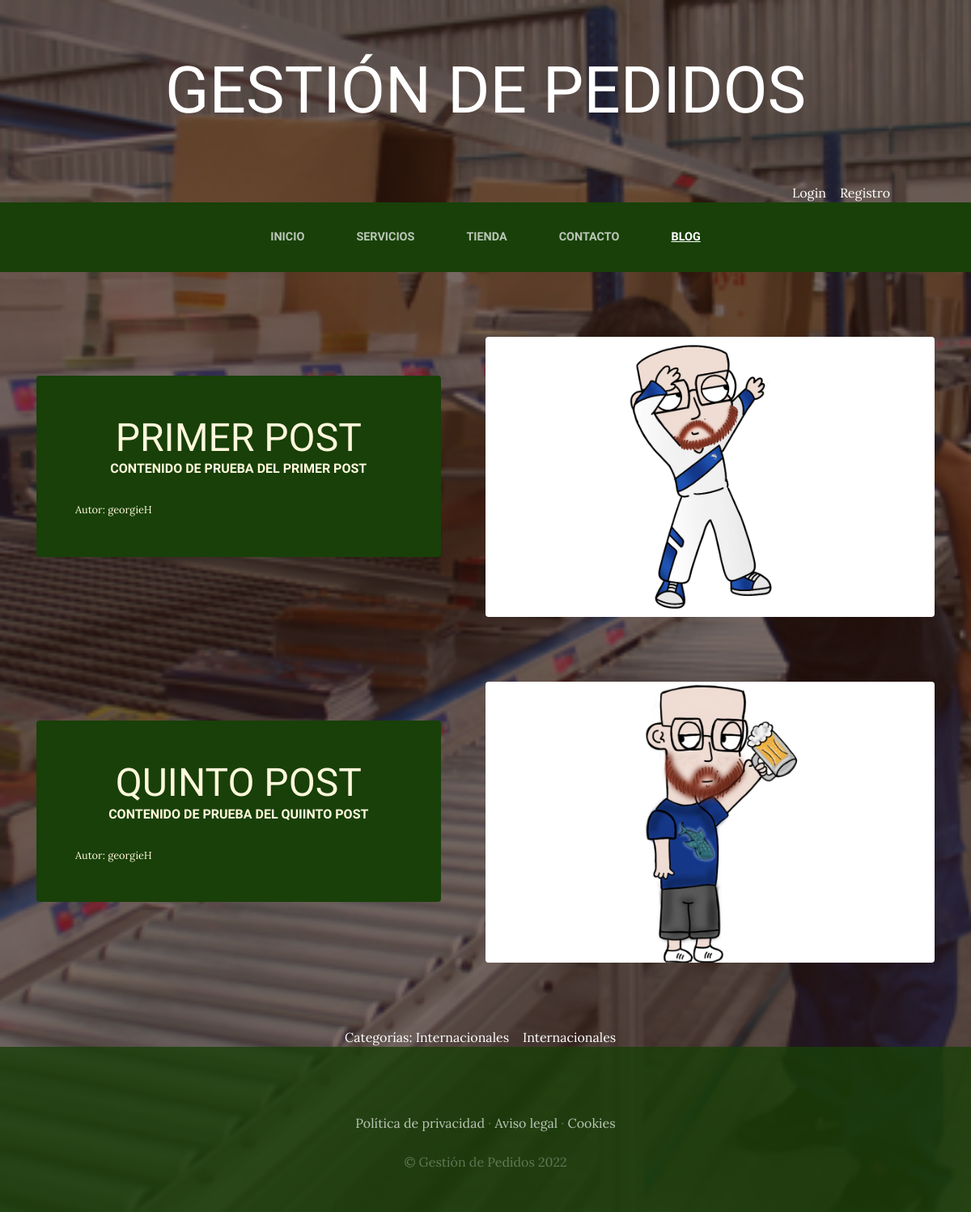
The app's page /blog/categoria/1/ with its own data.
### blog/models.py (models this page shows, shortened)
class Post(models.Model):
    titulo = models.CharField(max_length=50)
    contenido = models.CharField(max_length=50)
    imagen = models.ImageField(upload_to='blog', null=True, blank=True)
    autor = models.ForeignKey(User, on_delete=models.CASCADE)
    categorias = models.ManyToManyField(Categoria)
    created = models.DateTimeField(auto_now_add=True)
    updated = models.DateTimeField(auto_now_add=True)
    class Meta:
        verbose_name = 'post'
        verbose_name_plural = 'posts'

class Categoria(models.Model):
    nombre = models.CharField(max_length=50)
    created = models.DateTimeField(auto_now_add=True)
    updated = models.DateTimeField(auto_now_add=True)
    class Meta:
        verbose_name = 'categoria'
        verbose_name_plural = 'categorias'

### blog/views.py (the view)
# urls.py: path('categoria/<categoria_id>/', views.categoria, name="categoria"),
def categoria(request, categoria_id):
    categoria = Categoria.objects.get(id=categoria_id)
    posts = Post.objects.filter(categorias = categoria)
    return render(request, "blog/categoria.html", {'categoria': categoria, 'posts': posts})

### carro/context_processor.py (called while the page is built)
def importe_total_carro(request):
    total = 0
    if request.user.is_authenticated:
        for key, value in request.session["carro"].items():
            total = total + float(value["precio"])
    else:
        total = "Debes iniciar sesión"
    return {"importe_total_carro": total}

### blog/templates/blog/categoria.html
{% extends 'proyecto_web_app/base.html' %}
{% load static %}
{% block content %}
    {% for post in posts %}
    <section class="page-section clearfix">
        <div class="container">
            <div class="intro">
                <img class="intro-img img-fluid mb-3 mb-lg-0 rounded" src="{{post.imagen.url}}"  alt="" style="width: 50%; float:right;">
                <div class="intro-text left-0 text-center bg-faded p-5 rounded">
                    <h2 class="section-heading mb-4" >
                        <span class="section-heading-lower">{{post.titulo}}</span>
                        <span class="section-heading-upper">{{post.contenido}}</span>
                    </h2>
                    <div style="text-align: left; font-size:0.8em">
                        Autor: {{post.autor}}
                    </div>
                </div>
            </div>
        </div>
    </section>
    {% endfor %}
    <section>
        <div style="width: 75%; margin: auto; text-align: center; color: white;">
            Categorías:
            {% for post in posts %}
                {% for categoria in post.categorias.all %}
                    {{categoria.nombre}} &nbsp;&nbsp;
                {% endfor %}
            {% endfor %}
        </div>
    </section>
{% endblock %}

### proyecto_web_app/static/proyecto_web_app/css/gestion.css (style rules this page uses)
body { font-family: 'Lora'; background: linear-gradient(rgba(47, 23, 15, 0.65), rgba(47, 23, 15, 0.65)), url("../img/bg_main.jpg"); background-attachment: fixed; background-position: center; background-size: cover; }
h1, h2, h3, h4, h5, h6 { font-family: 'Raleway'; }
.page-section { margin-top: 5rem; margin-bottom: 5rem; }
.section-heading { text-transform: uppercase; }
.section-heading .section-heading-upper { display: block; font-size: 1rem; font-weight: 800; padding-bottom:.5rem; }
.section-heading .section-heading-lower { display: block; font-size: 3rem; font-weight: 100; }
.bg-faded { background-color: rgba(255, 255, 255, 0.85); }
.intro { position: relative; }
@media (min-width: 992px) { .intro .intro-img { width: 75%; float: left; } }
@media (min-width: 992px) { .intro .intro-text { left: 600; width: 60%; margin-top: 3rem; background-color: rgba(24, 64, 8); color: cornsilk; position: absolute; } }
@media (min-width: 1200px) { .intro .intro-text { width: 45%; } }

### records on screen
Post: imagen (picture), titulo "PRIMER POST", contenido "CONTENIDO DE PRUEBA DEL PRIMER POST", autor "georgieH"
Post: imagen (picture), titulo "QUINTO POST", contenido "CONTENIDO DE PRUEBA DEL QUIINTO POST", autor "georgieH"
Categoria: nombre "Internacionales"
